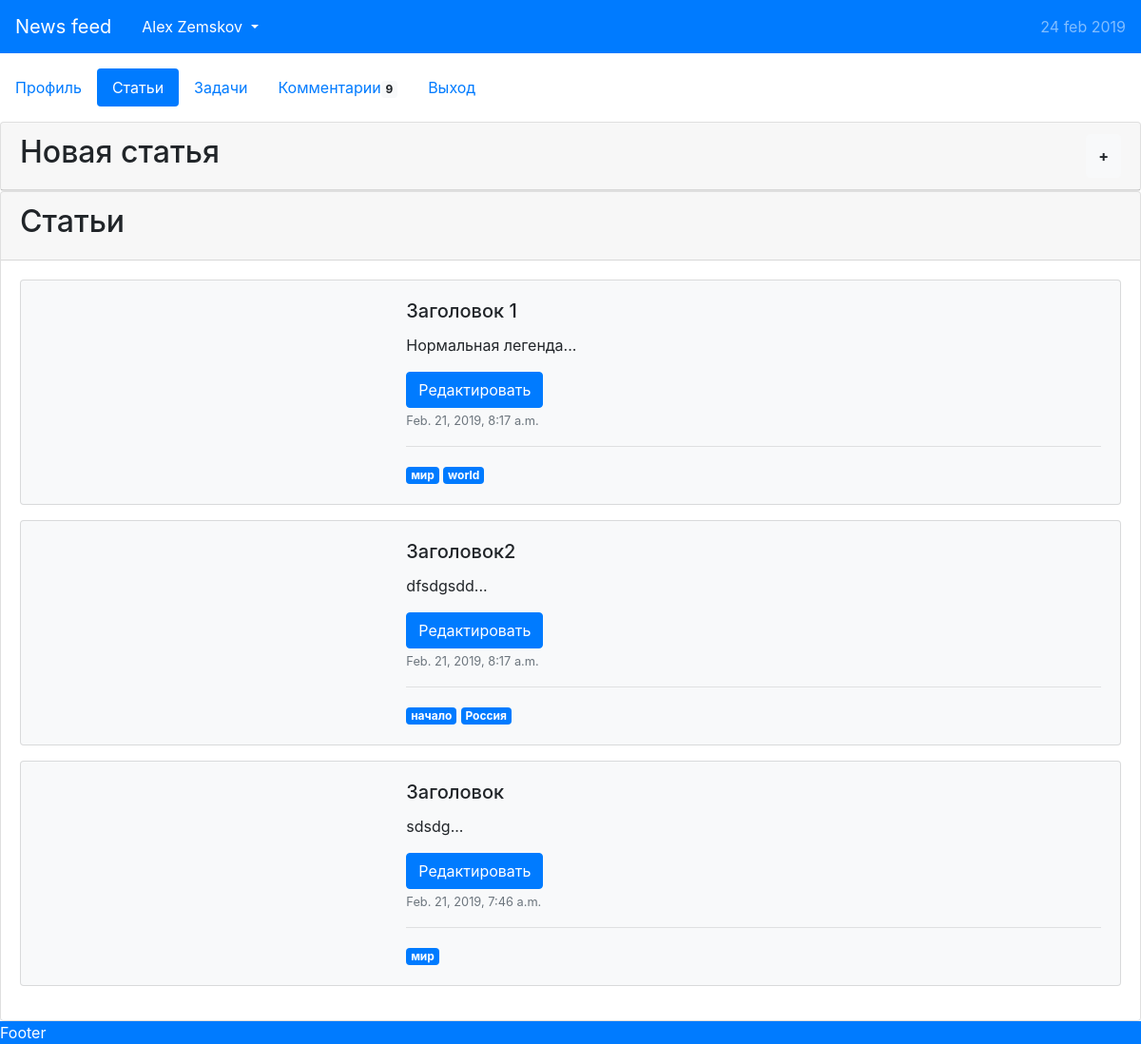
/profile/?section=articles (signed in), run on the app's committed database.
### users/models.py (models this page shows, shortened)
class Article(models.Model):
	title = models.CharField(max_length=100)
	legend = models.CharField(max_length=300)
	description = models.TextField()
	author = models.ForeignKey(User, on_delete=models.CASCADE)
	time_published = models.DateTimeField(auto_now_add=True)
	time_edited = models.DateTimeField(auto_now=True)
	tags = models.ManyToManyField(
		Tag,
		related_name="articles",
		related_query_name="article",
		db_table="user_article_tags"
	)
	class Meta:
		ordering = ["-time_published"]

class Tag(models.Model):
	name = models.CharField(max_length=255, unique=True)

### users/views.py (the view, shortened to what this page needs)
# urls.py: re_path(r'^profile/(?P<id>\d+)', views.user_page),
def user_page(request, id=None):
	section = request.GET.get('section', 'profile')
	alerts = {
		'success': [],
		'danger': []
	}
	sid = request.session.get('_auth_user_id', None)
	if sid is not None:
		user = User.objects.get(id=sid)
		if id and id != sid:
			try:
				user = User.objects.get(id=id)
			except ObjectDoesNotExist:
				raise Http404("No MyModel matches the given query.")
	else:
		return redirect('/')
	articles = Article.objects.filter(author__id=sid)
	targets = Target.objects.filter(author__id=sid)
	return render(request, 'users/index.html', context={
		'user': user,
		'section': section,
		'header': header_data,
		'alerts': alerts,
		'articles': articles,
		'targets': targets
	})

### templates/users/index.html (shortened to what this page needs)
{% extends "base.html" %}
{% block content %}
<div class="nav nav-pills my-3" id="pills-tab" role="tablist">
{% for tab in header.user_tabs %}
    {% if tab.name == "logout" %}
    <a class="nav-link" href="{{ tab.href }}">{{ tab.ru }}</a>
    {% elif tab.name == "comments" %}
    <a class="nav-link {% if section == tab.name %}active{% endif %}" id="{{ tab.name }}-tab" data-toggle="pill" href="#section-{{ tab.name }}" role="tab" aria-controls="section-{{ tab.name }}" aria-selected="False">
      {{ tab.ru }}<span class="badge badge-light">9</span>
    </a>
    {% else %}
    <a class="nav-link {% if section == tab.name %}active{% endif %}" id="{{ tab.name }}-tab" data-toggle="pill" href="#section-{{ tab.name }}" role="tab" aria-controls="section-{{ tab.name }}" aria-selected="False">{{ tab.ru }}</a>
    {% endif %}
{% endfor %}
</div>
<div class="tab-content" id="v-pills-tabContent">
{% for tab in header.user_tabs %}
    {% if tab.name != "logout" %}
    <div class="tab-pane fade {% if section == tab.name %}show active{% endif %}" id="section-{{ tab.name }}" role="tabpanel" aria-labelledby="{{ tab.name }}-tab">
        {% include tab.html with user=user %}
    </div>
    {% endif %}
{% endfor %}
</div>
{% endblock content %}

### templates/base.html (shortened to what this page needs)
<!DOCTYPE html>
{% load staticfiles %}
<html>
<head>
	<link rel="stylesheet" href="{% static 'css/style.css' %}" />
	<link rel="stylesheet" href="https://stackpath.bootstrapcdn.com/bootstrap/4.3.1/css/bootstrap.min.css">
	<link rel="stylesheet" href="https://use.fontawesome.com/releases/v5.7.2/css/all.css">
</head>
<body>
<div class="header">
	<nav class="navbar navbar-expand-lg navbar-dark bg-primary">
		<a class="navbar-brand" href="/">News feed</a>
		{% if user is None %}
		<div class="ml-auto">
			<button type="button" class="btn btn-primary mr-2" data-toggle="modal" data-target="#entry">
				<i class="far fa-user"></i>
			</button>
			<div class="modal fade" id="entry" tabindex="-1" role="dialog" aria-labelledby="modal-title" aria-hidden="true">
				<div class="modal-dialog modal-dialog-centered">
					<div class="modal-content">
						<div class="modal-header">
							<h5 class="modal-title" id="modal-title">Authorization</h5>
							<button type="button" class="close" data-dismiss="modal" aria-label="Close">
								<span aria-hidden="true">&times;</span>
							</button>
						</div>
						<div class="modal-body">
							<form method="post">
								{% csrf_token %}
								<div class="input-group flex-nowrap my-2">
									<div class="input-group-prepend">
										<span class="input-group-text" id="email-wrapping">@</span>
									</div>
									<input name="login" type="text" class="form-control" placeholder="Эл. Почта" aria-label="email" aria-describedby="email-wrapping">
								</div>
								<div class="input-group flex-nowrap my-2">
									<div class="input-group-prepend">
										<span class="input-group-text" id="pass-wrapping"><i class="fas fa-lock"></i></span>
									</div>
									<input name="pass" type="password" class="form-control" placeholder="Пароль" aria-label="email" aria-describedby="pass-wrapping">
								</div>
								<div class="form-group my-2">
									<button type="submit" class="form-control btn btn-primary">Войти</button>
								</div>
							</form>
							<h4 class="text-center">or</h4>
							<div class="text-center">
								{% for name_social in header.social %}
								<a class="btn btn-primary btn-lg text-white"><i class="fab fa-{{ name_social }}"></i></a>
								{% endfor %}
							</div>
						</div>
						<div class="modal-footer">
						</div>
					</div>
				</div>
			</div>
		</div>
		{% else %}
		<div class="dropdown ml-auto">
			<a class="nav-link text-white dropdown-toggle" href="#" id="userDropdown" role="button" data-toggle="dropdown" aria-haspopup="true" aria-expanded="false">
				{{ user.get_full_name }}
			</a>
		</div>
		{% endif %}
		<div class="collapse navbar-collapse" id="navbarNav">
			<ul class="navbar-nav ml-auto">
				<li class="nav-item">
					<span class="navbar-text">{% now "j b Y" %}</span>
				</li>
			</ul>
		</div>
	</nav>
</div>
<div class="content">{% block content%}Not found content{% endblock content %}</div>
<div class="footer text-white bg-primary">Footer</div>
</body>
</html>

### templates/users/articles.html (shortened to what this page needs)
<div class="card">
	<div class="card-header d-flex">
		<span class="h2 flex-grow-1">Новая статья</span>
		<button class="btn btn-light rounded text-lg font-weight-bold" type="button" data-toggle="collapse" data-target="#collapseExample" aria-expanded="false" aria-controls="collapseExample">
				+
    </button>
	</div>
</div>
<div class="card">
	<div class="card-header">
		<h2>Cтатьи</h2>
	</div>
	<div class="card-body">
		{% for article in articles %}
		  <div class="card bg-light mb-3">
				<div class="row no-gutters">
						<div class="col-sm-4">
						</div>
						<div class="col-sm-8">
								<div class="card-body">
										<h5 class="card-title">{{ article.title }}</h5>
										<p class="card-text">{{ article.legend }}...</p>
										<button type="button" class="btn btn-primary" data-toggle="modal" data-target="#article{{ article.id }}">
												Редактировать
										</button>
										<p class="card-text"><small class="text-muted">{{ article.time_published }}</small></p>
										<hr>
										{% for tag in article.tags.all %}
										<a href="/articles/?tag={{ tag.name }}" class="badge badge-primary">{{ tag.name }}</a>
										{% endfor %}
								</div>
						</div>
				</div>
		  </div>
		{% empty %}
			<h2>У вас нет ни одной статьи</h2>
		{% endfor %}
	</div>
</div>

### static/css/style.css (style rules this page uses)
body { font-family: Verdana; }

### data on the page
Article: title "Заголовок 1", legend "Нормальная легенда", time_published "Feb. 21, 2019, 8:17 a.m."
Tag: name "мир"
Tag: name "world"
Article: title "Заголовок2", legend "dfsdgsdd", time_published "Feb. 21, 2019, 8:17 a.m."
Tag: name "начало"
Tag: name "Россия"
Article: title "Заголовок", legend "sdsdg", time_published "Feb. 21, 2019, 7:46 a.m."

### other printed values
{{ user.get_full_name }} "Alex Zemskov"
{{ tab.ru }} "Профиль" "Статьи" "Задачи"
{{ tab.ru }} "Комментарии"
{{ tab.ru }} "Выход"
